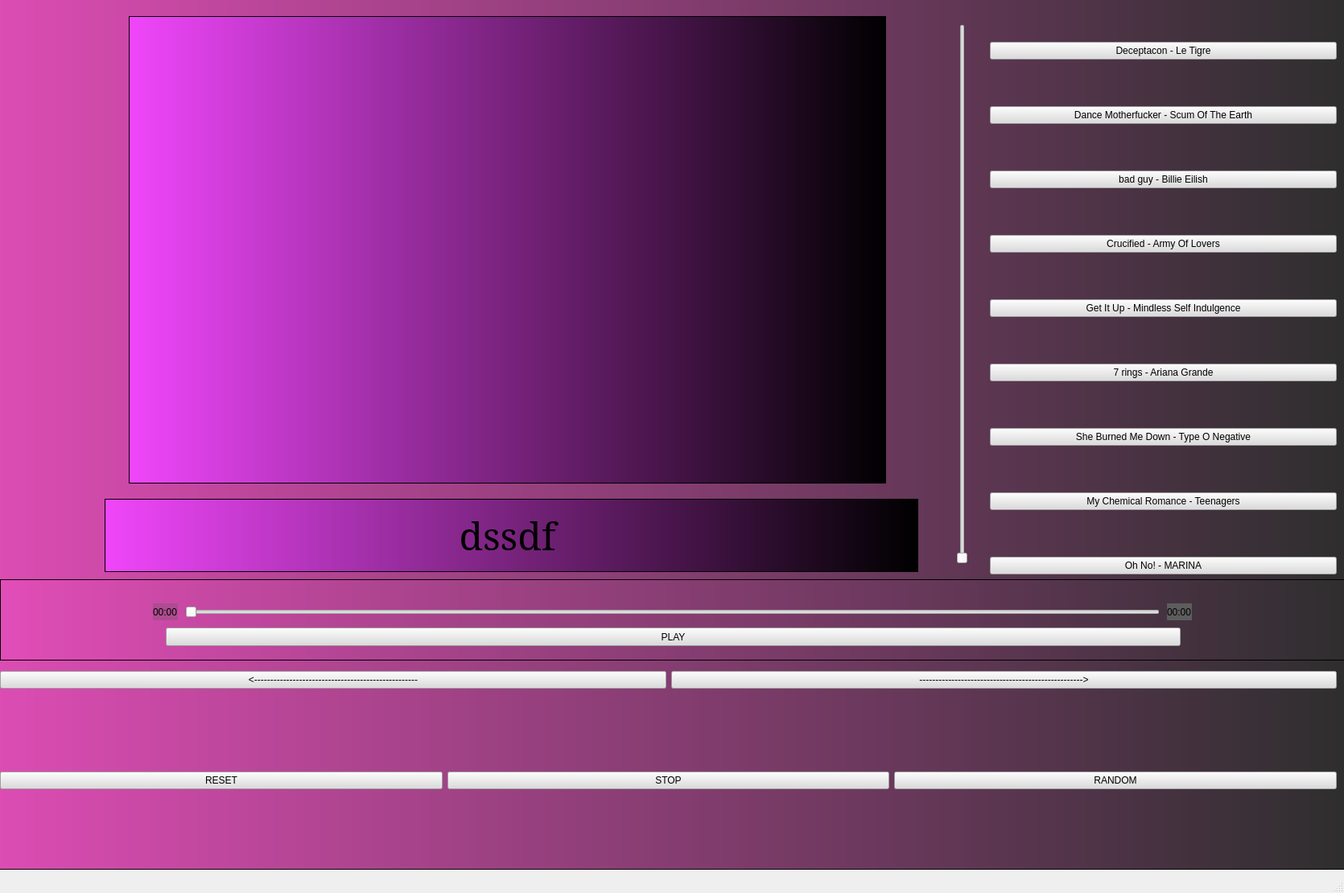
<?xml version="1.0" encoding="UTF-8"?>
<ui version="4.0">
 <class>most</class>
 <widget class="QMainWindow" name="most">
  <property name="geometry">
   <rect>
    <x>0</x>
    <y>0</y>
    <width>1670</width>
    <height>1110</height>
   </rect>
  </property>
  <property name="windowTitle">
   <string>~Tumblr~Pleer~^_^~</string>
  </property>
  <property name="toolButtonStyle">
   <enum>Qt::ToolButtonTextOnly</enum>
  </property>
  <widget class="QWidget" name="centralwidget">
   <widget class="QListView" name="listView">
    <property name="geometry">
     <rect>
      <x>-50</x>
      <y>-10</y>
      <width>1721</width>
      <height>1091</height>
     </rect>
    </property>
    <property name="styleSheet">
     <string notr="true">background-color: qlineargradient(spread:pad, x1:0, y1:0, x2:1, y2:0, stop:0 rgba(225, 77, 183, 255), stop:1 rgba(46, 46, 46, 255));</string>
    </property>
   </widget>
   <widget class="QWidget" name="horizontalLayoutWidget">
    <property name="geometry">
     <rect>
      <x>0</x>
      <y>810</y>
      <width>1661</width>
      <height>71</height>
     </rect>
    </property>
    <layout class="QHBoxLayout" name="horizontalLayout">
     <item>
      <widget class="QPushButton" name="backward">
       <property name="styleSheet">
        <string notr="true">font: 8pt &quot;Elephant&quot;;
background-color: rgb(220, 220, 220);
border-left-color: rgb(0, 0, 0);</string>
       </property>
       <property name="text">
        <string>&lt;---------------------------------------------------</string>
       </property>
      </widget>
     </item>
     <item>
      <widget class="QPushButton" name="forward">
       <property name="styleSheet">
        <string notr="true">font: 8pt &quot;Elephant&quot;;
background-color: rgb(220, 220, 220);
border-left-color: rgb(0, 0, 0);</string>
       </property>
       <property name="text">
        <string>---------------------------------------------------&gt;</string>
       </property>
      </widget>
     </item>
    </layout>
   </widget>
   <widget class="QWidget" name="horizontalLayoutWidget_3">
    <property name="geometry">
     <rect>
      <x>0</x>
      <y>880</y>
      <width>1661</width>
      <height>181</height>
     </rect>
    </property>
    <layout class="QHBoxLayout" name="horizontalLayout_3">
     <item>
      <widget class="QPushButton" name="reset">
       <property name="styleSheet">
        <string notr="true">font: 8pt &quot;Elephant&quot;;
background-color: rgb(220, 220, 220);
border-left-color: rgb(0, 0, 0);</string>
       </property>
       <property name="text">
        <string>RESET</string>
       </property>
      </widget>
     </item>
     <item>
      <widget class="QPushButton" name="pause">
       <property name="styleSheet">
        <string notr="true">font: 8pt &quot;Elephant&quot;;
background-color: rgb(220, 220, 220);
border-left-color: rgb(0, 0, 0);</string>
       </property>
       <property name="text">
        <string>STOP</string>
       </property>
      </widget>
     </item>
     <item>
      <widget class="QPushButton" name="random">
       <property name="styleSheet">
        <string notr="true">font: 8pt &quot;Elephant&quot;;
background-color: rgb(220, 220, 220);
border-left-color: rgb(0, 0, 0);</string>
       </property>
       <property name="text">
        <string>RANDOM</string>
       </property>
      </widget>
     </item>
    </layout>
   </widget>
   <widget class="QWidget" name="verticalLayoutWidget">
    <property name="geometry">
     <rect>
      <x>1230</x>
      <y>0</y>
      <width>431</width>
      <height>771</height>
     </rect>
    </property>
    <layout class="QVBoxLayout" name="verticalLayout">
     <item>
      <widget class="QPushButton" name="decetaconbutton">
       <property name="styleSheet">
        <string notr="true">font: 8pt &quot;Elephant&quot;;
background-color: rgb(220, 220, 220);
border-left-color: rgb(0, 0, 0);</string>
       </property>
       <property name="text">
        <string>Deceptacon - Le Tigre</string>
       </property>
      </widget>
     </item>
     <item>
      <widget class="QPushButton" name="dancebutton">
       <property name="styleSheet">
        <string notr="true">font: 8pt &quot;Elephant&quot;;
background-color: rgb(220, 220, 220);
border-left-color: rgb(0, 0, 0);</string>
       </property>
       <property name="text">
        <string>Dance Motherfucker - Scum Of The Earth</string>
       </property>
      </widget>
     </item>
     <item>
      <widget class="QPushButton" name="guybutton">
       <property name="styleSheet">
        <string notr="true">font: 8pt &quot;Elephant&quot;;
background-color: rgb(220, 220, 220);
border-left-color: rgb(0, 0, 0);</string>
       </property>
       <property name="text">
        <string>bad guy - Billie Eilish</string>
       </property>
      </widget>
     </item>
     <item>
      <widget class="QPushButton" name="crucifedbutton">
       <property name="styleSheet">
        <string notr="true">font: 8pt &quot;Elephant&quot;;
background-color: rgb(220, 220, 220);
border-left-color: rgb(0, 0, 0);</string>
       </property>
       <property name="text">
        <string>Crucified - Army Of Lovers</string>
       </property>
      </widget>
     </item>
     <item>
      <widget class="QPushButton" name="detbutton">
       <property name="styleSheet">
        <string notr="true">font: 8pt &quot;Elephant&quot;;
background-color: rgb(220, 220, 220);
border-left-color: rgb(0, 0, 0);</string>
       </property>
       <property name="text">
        <string>Get It Up - Mindless Self Indulgence</string>
       </property>
      </widget>
     </item>
     <item>
      <widget class="QPushButton" name="ringsbutton">
       <property name="styleSheet">
        <string notr="true">font: 8pt &quot;Elephant&quot;;
background-color: rgb(220, 220, 220);
border-left-color: rgb(0, 0, 0);</string>
       </property>
       <property name="text">
        <string>7 rings - Ariana Grande</string>
       </property>
      </widget>
     </item>
     <item>
      <widget class="QPushButton" name="shebutton">
       <property name="styleSheet">
        <string notr="true">font: 8pt &quot;Elephant&quot;;
background-color: rgb(220, 220, 220);
border-left-color: rgb(0, 0, 0);</string>
       </property>
       <property name="text">
        <string>She Burned Me Down - Type O Negative</string>
       </property>
      </widget>
     </item>
     <item>
      <widget class="QPushButton" name="MyButton">
       <property name="styleSheet">
        <string notr="true">font: 8pt &quot;Elephant&quot;;
background-color: rgb(220, 220, 220);
border-left-color: rgb(0, 0, 0);</string>
       </property>
       <property name="text">
        <string>My Chemical Romance - Teenagers</string>
       </property>
      </widget>
     </item>
     <item>
      <widget class="QPushButton" name="ofbutton">
       <property name="styleSheet">
        <string notr="true">font: 8pt &quot;Elephant&quot;;
background-color: rgb(220, 220, 220);
border-left-color: rgb(0, 0, 0);</string>
       </property>
       <property name="text">
        <string>Oh No! - MARINA</string>
       </property>
      </widget>
     </item>
    </layout>
   </widget>
   <widget class="QListView" name="white">
    <property name="geometry">
     <rect>
      <x>160</x>
      <y>20</y>
      <width>941</width>
      <height>581</height>
     </rect>
    </property>
    <property name="styleSheet">
     <string notr="true">background-color: qlineargradient(spread:pad, x1:0, y1:0, x2:1, y2:0, stop:0 rgba(240, 70, 250, 255), stop:1 rgba(0, 0, 0, 255));</string>
    </property>
   </widget>
   <widget class="QListWidget" name="listWidget">
    <property name="geometry">
     <rect>
      <x>0</x>
      <y>720</y>
      <width>1671</width>
      <height>101</height>
     </rect>
    </property>
    <property name="styleSheet">
     <string notr="true">background-color: qlineargradient(spread:pad, x1:0, y1:0, x2:1, y2:0, stop:0 rgba(225, 77, 183, 255), stop:1 rgba(46, 46, 46, 255));</string>
    </property>
   </widget>
   <widget class="QSlider" name="horizontalSlider">
    <property name="geometry">
     <rect>
      <x>230</x>
      <y>750</y>
      <width>1211</width>
      <height>22</height>
     </rect>
    </property>
    <property name="orientation">
     <enum>Qt::Horizontal</enum>
    </property>
   </widget>
   <widget class="QSlider" name="verticalSlider">
    <property name="geometry">
     <rect>
      <x>1180</x>
      <y>30</y>
      <width>31</width>
      <height>671</height>
     </rect>
    </property>
    <property name="orientation">
     <enum>Qt::Vertical</enum>
    </property>
   </widget>
   <widget class="QListWidget" name="listWidget_2">
    <property name="geometry">
     <rect>
      <x>0</x>
      <y>660</y>
      <width>1241</width>
      <height>91</height>
     </rect>
    </property>
   </widget>
   <widget class="QListWidget" name="listWidget_3">
    <property name="geometry">
     <rect>
      <x>10</x>
      <y>750</y>
      <width>1231</width>
      <height>101</height>
     </rect>
    </property>
   </widget>
   <widget class="QListView" name="listView_2">
    <property name="geometry">
     <rect>
      <x>130</x>
      <y>620</y>
      <width>1011</width>
      <height>91</height>
     </rect>
    </property>
    <property name="styleSheet">
     <string notr="true">background-color: qlineargradient(spread:pad, x1:0, y1:0, x2:1, y2:0, stop:0 rgba(240, 70, 250, 255), stop:1 rgba(0, 0, 0, 255));</string>
    </property>
   </widget>
   <widget class="QLabel" name="time1">
    <property name="geometry">
     <rect>
      <x>190</x>
      <y>750</y>
      <width>31</width>
      <height>21</height>
     </rect>
    </property>
    <property name="styleSheet">
     <string notr="true">background-color: rgb(230, 91, 198);
background-color: rgb(173, 76, 144);</string>
    </property>
    <property name="text">
     <string>00:00</string>
    </property>
   </widget>
   <widget class="QLabel" name="time2">
    <property name="geometry">
     <rect>
      <x>1450</x>
      <y>750</y>
      <width>31</width>
      <height>21</height>
     </rect>
    </property>
    <property name="styleSheet">
     <string notr="true">background-color: rgb(93, 93, 93);</string>
    </property>
    <property name="text">
     <string>00:00</string>
    </property>
   </widget>
   <widget class="QLabel" name="rrin">
    <property name="geometry">
     <rect>
      <x>350</x>
      <y>30</y>
      <width>591</width>
      <height>561</height>
     </rect>
    </property>
    <property name="text">
     <string/>
    </property>
    <property name="pixmap">
     <pixmap>pictures/Ariana_Grande_-_7_rings.png</pixmap>
    </property>
    <property name="scaledContents">
     <bool>true</bool>
    </property>
   </widget>
   <widget class="QLabel" name="sshe">
    <property name="geometry">
     <rect>
      <x>350</x>
      <y>30</y>
      <width>591</width>
      <height>561</height>
     </rect>
    </property>
    <property name="text">
     <string/>
    </property>
    <property name="pixmap">
     <pixmap>pictures/artworks-wtL0HSLvWlS4-0-t500x500.jpg</pixmap>
    </property>
    <property name="scaledContents">
     <bool>true</bool>
    </property>
   </widget>
   <widget class="QLabel" name="decaptacon">
    <property name="geometry">
     <rect>
      <x>350</x>
      <y>30</y>
      <width>591</width>
      <height>561</height>
     </rect>
    </property>
    <property name="text">
     <string/>
    </property>
    <property name="pixmap">
     <pixmap>pictures/decep.jpg</pixmap>
    </property>
    <property name="scaledContents">
     <bool>true</bool>
    </property>
   </widget>
   <widget class="QLabel" name="dancem">
    <property name="geometry">
     <rect>
      <x>350</x>
      <y>30</y>
      <width>591</width>
      <height>561</height>
     </rect>
    </property>
    <property name="text">
     <string/>
    </property>
    <property name="pixmap">
     <pixmap>pictures/motherf.jpg</pixmap>
    </property>
    <property name="scaledContents">
     <bool>true</bool>
    </property>
   </widget>
   <widget class="QLabel" name="badg">
    <property name="geometry">
     <rect>
      <x>350</x>
      <y>30</y>
      <width>591</width>
      <height>561</height>
     </rect>
    </property>
    <property name="text">
     <string/>
    </property>
    <property name="pixmap">
     <pixmap>pictures/badguy.jpg</pixmap>
    </property>
    <property name="scaledContents">
     <bool>true</bool>
    </property>
   </widget>
   <widget class="QLabel" name="cr">
    <property name="geometry">
     <rect>
      <x>350</x>
      <y>30</y>
      <width>591</width>
      <height>561</height>
     </rect>
    </property>
    <property name="text">
     <string/>
    </property>
    <property name="pixmap">
     <pixmap>pictures/crucified.jpeg</pixmap>
    </property>
    <property name="scaledContents">
     <bool>true</bool>
    </property>
   </widget>
   <widget class="QLabel" name="iff">
    <property name="geometry">
     <rect>
      <x>350</x>
      <y>30</y>
      <width>591</width>
      <height>561</height>
     </rect>
    </property>
    <property name="text">
     <string/>
    </property>
    <property name="pixmap">
     <pixmap>pictures/getit.png</pixmap>
    </property>
    <property name="scaledContents">
     <bool>true</bool>
    </property>
   </widget>
   <widget class="QLabel" name="abr">
    <property name="geometry">
     <rect>
      <x>350</x>
      <y>30</y>
      <width>591</width>
      <height>561</height>
     </rect>
    </property>
    <property name="text">
     <string/>
    </property>
    <property name="pixmap">
     <pixmap>pictures/teenagers.png</pixmap>
    </property>
    <property name="scaledContents">
     <bool>true</bool>
    </property>
   </widget>
   <widget class="QLabel" name="ohno">
    <property name="geometry">
     <rect>
      <x>350</x>
      <y>30</y>
      <width>591</width>
      <height>561</height>
     </rect>
    </property>
    <property name="text">
     <string/>
    </property>
    <property name="pixmap">
     <pixmap>pictures/ohno.png</pixmap>
    </property>
    <property name="scaledContents">
     <bool>true</bool>
    </property>
   </widget>
   <widget class="QPushButton" name="play">
    <property name="geometry">
     <rect>
      <x>206</x>
      <y>780</y>
      <width>1261</width>
      <height>23</height>
     </rect>
    </property>
    <property name="styleSheet">
     <string notr="true">font: 8pt &quot;Elephant&quot;;
background-color: rgb(220, 220, 220);
border-left-color: rgb(0, 0, 0);</string>
    </property>
    <property name="text">
     <string>PLAY</string>
    </property>
   </widget>
   <widget class="QLabel" name="song">
    <property name="geometry">
     <rect>
      <x>140</x>
      <y>630</y>
      <width>981</width>
      <height>71</height>
     </rect>
    </property>
    <property name="maximumSize">
     <size>
      <width>981</width>
      <height>71</height>
     </size>
    </property>
    <property name="font">
     <font>
      <family>Elephant</family>
      <pointsize>36</pointsize>
      <weight>50</weight>
      <italic>false</italic>
      <bold>false</bold>
     </font>
    </property>
    <property name="styleSheet">
     <string notr="true">font: 8pt &quot;Elephant&quot;;;
border-left-color: rgb(0, 0, 0);QPushButton {
    font-size: 16px;
    font-weight: bold;\
}</string>
    </property>
    <property name="text">
     <string>dssdf</string>
    </property>
    <property name="scaledContents">
     <bool>true</bool>
    </property>
    <property name="alignment">
     <set>Qt::AlignCenter</set>
    </property>
   </widget>
   <zorder>listWidget_3</zorder>
   <zorder>listWidget_2</zorder>
   <zorder>listView</zorder>
   <zorder>horizontalLayoutWidget</zorder>
   <zorder>horizontalLayoutWidget_3</zorder>
   <zorder>verticalLayoutWidget</zorder>
   <zorder>listWidget</zorder>
   <zorder>verticalSlider</zorder>
   <zorder>white</zorder>
   <zorder>listView_2</zorder>
   <zorder>horizontalSlider</zorder>
   <zorder>time1</zorder>
   <zorder>time2</zorder>
   <zorder>rrin</zorder>
   <zorder>sshe</zorder>
   <zorder>decaptacon</zorder>
   <zorder>dancem</zorder>
   <zorder>badg</zorder>
   <zorder>cr</zorder>
   <zorder>iff</zorder>
   <zorder>abr</zorder>
   <zorder>ohno</zorder>
   <zorder>play</zorder>
   <zorder>song</zorder>
  </widget>
  <widget class="QMenuBar" name="menubar">
   <property name="geometry">
    <rect>
     <x>0</x>
     <y>0</y>
     <width>1670</width>
     <height>21</height>
    </rect>
   </property>
  </widget>
  <widget class="QStatusBar" name="statusbar"/>
 </widget>
 <resources/>
 <connections/>
</ui>
